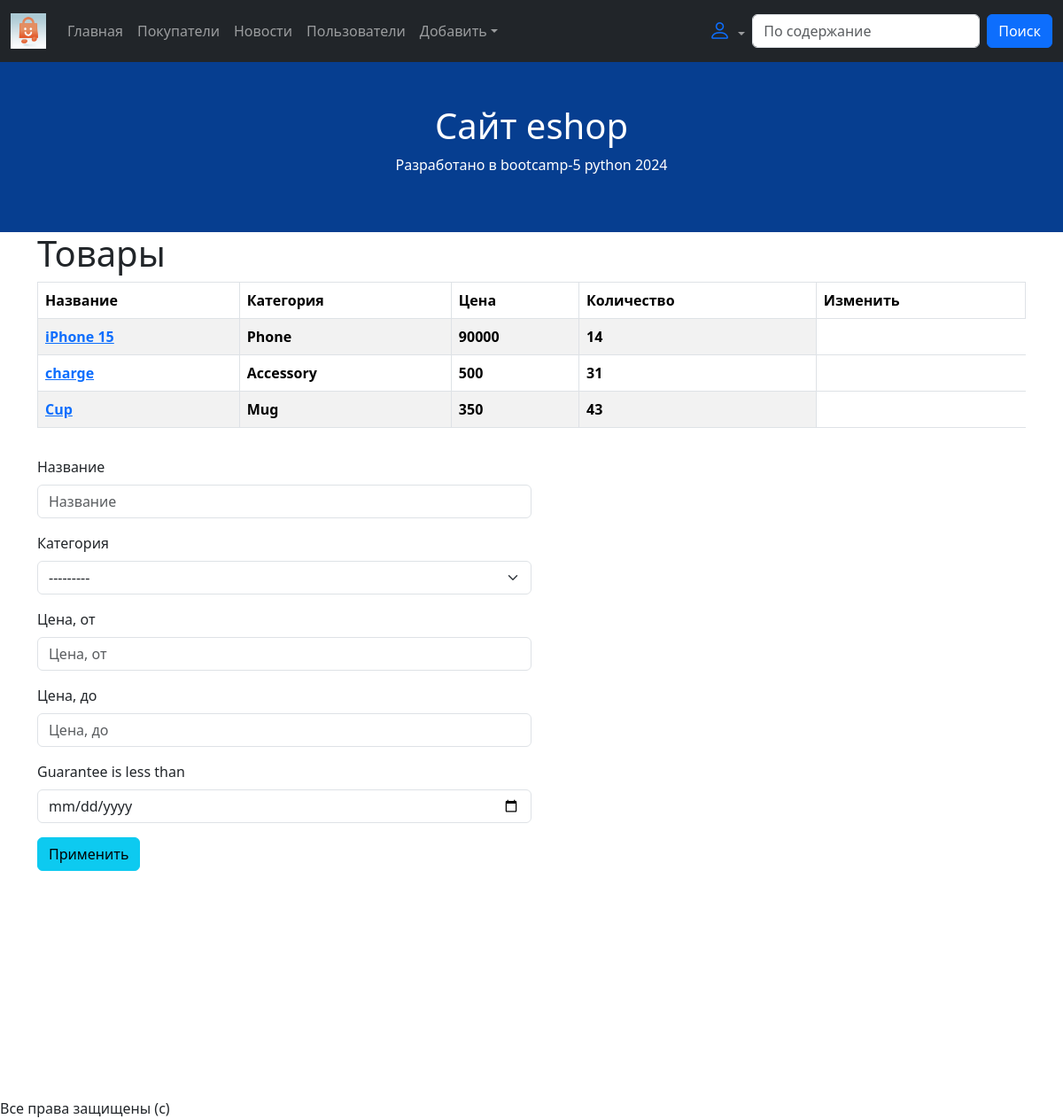
The app's page /, older data.
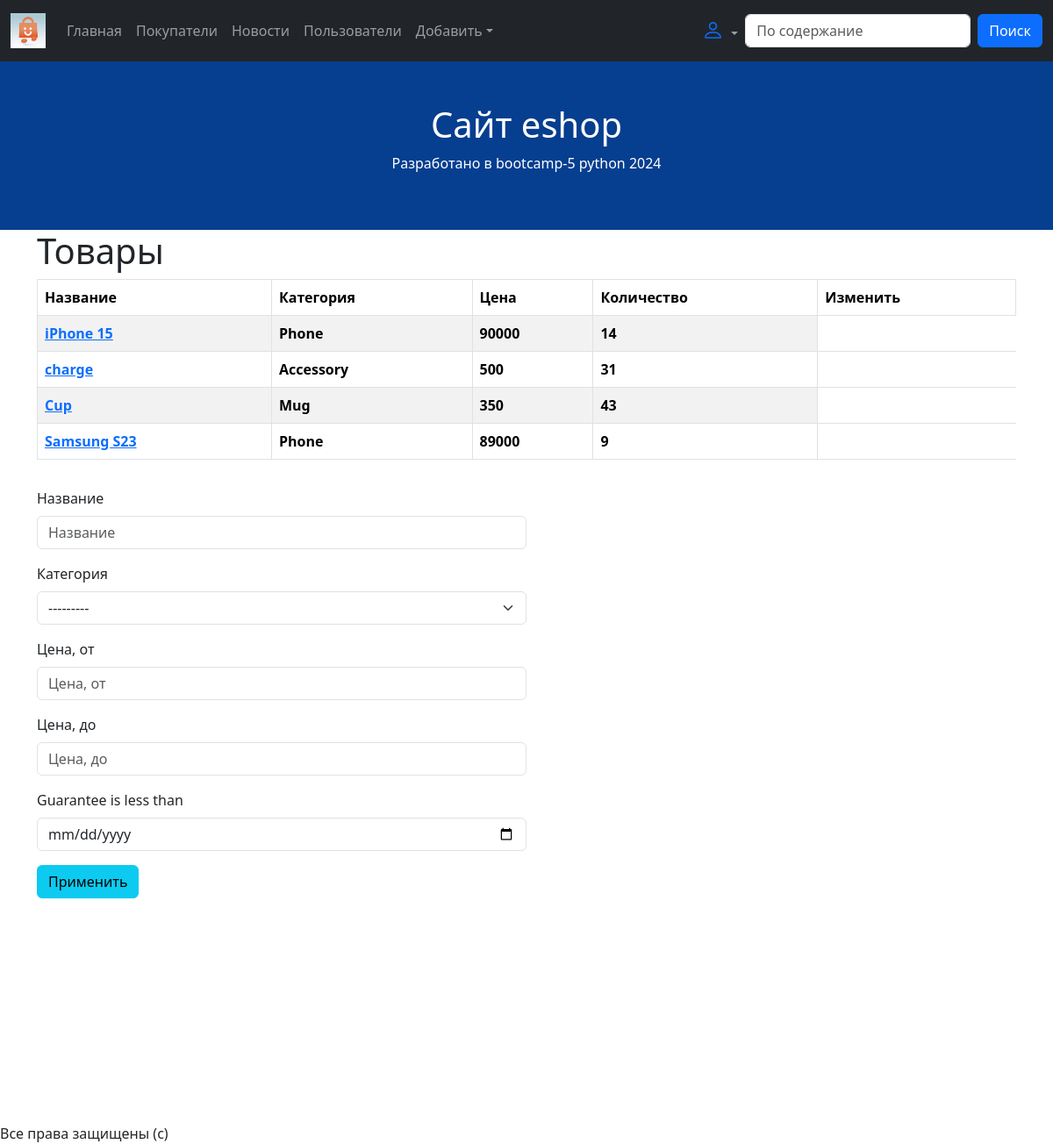
The same page, newer data.
### core/models.py (models this page shows, shortened)
class Product(models.Model):
    name = models.CharField(max_length=100)
    description = models.TextField(null=True, blank=True)
    price = models.IntegerField()
    qty = models.IntegerField(default=0)
    image = models.ImageField(upload_to='product_images/', null=True, blank=True)
    category = models.ForeignKey(
        to=Category,
        on_delete=models.SET_NULL,
        null=True, blank=True,
        verbose_name="Категория",
    )
    rating = models.IntegerField(default=0)
    guarantee = models.DateField(null=True, blank=True)
    expiration_date = models.DateField(null=True, blank=True)
    created_at = models.DateTimeField(null=True, auto_now_add=True)
    updated_at = models.DateTimeField(null=True, auto_now=True)
    costumer_views = models.ManyToManyField(
        to=Costumer,
        blank=True
    )
    views_qty = models.IntegerField(default=0)
    photo = models.ImageField(
        verbose_name="фото",
        upload_to="profiles/",
        null=True, blank=True
    )

class Category(models.Model):
    name = models.CharField(max_length=100)
    def __str__(self):
        return self.name

### core/views.py (the view)
# urls.py: path('', homepage),
def homepage(request):
    product_list = Product.objects.all()
    filter_object = ProductFilter(
        data=request.GET,
        queryset=product_list
    )
    context = {"filter_object": filter_object}
    return render(request, 'index.html', context)

### core/templates/index.html (shortened to what this page needs)
{% extends 'base.html' %}
{% load django_bootstrap5 %}
{% block content %}
<h1>Товары</h1>
<table class="table table-striped table-bordered table-hover">
	<thead>
		<tr>
			<th>Название</th>
			<th>Категория</th>
			<th>Цена</th>
			<th>Количество</th>
			<th>Изменить</th>
		</tr>
	</thead>
	<tbody>
		{% for product in filter_object.qs %}
		<tr>
			<th><a href="/product/{{ product.id }}/">{{ product.name }}</a></th>
			<th>{{ product.category }}</th>
			<th>{{ product.price }}</th>
			<th>{{ product.qty }}</th>
		</tr>
	{% endfor %}
	</tbody>
</table>
<p class="row">
    <form class="col-lg-6" method="get">
        {% bootstrap_form filter_object.form %}
        <button class="btn btn-info">Применить</button>
    </form>
</p>
{% endblock %}

Row changes from the older to the newer data that the page shows:
added Product: name "Samsung S23", category "Phone", price "89000", qty "9"
